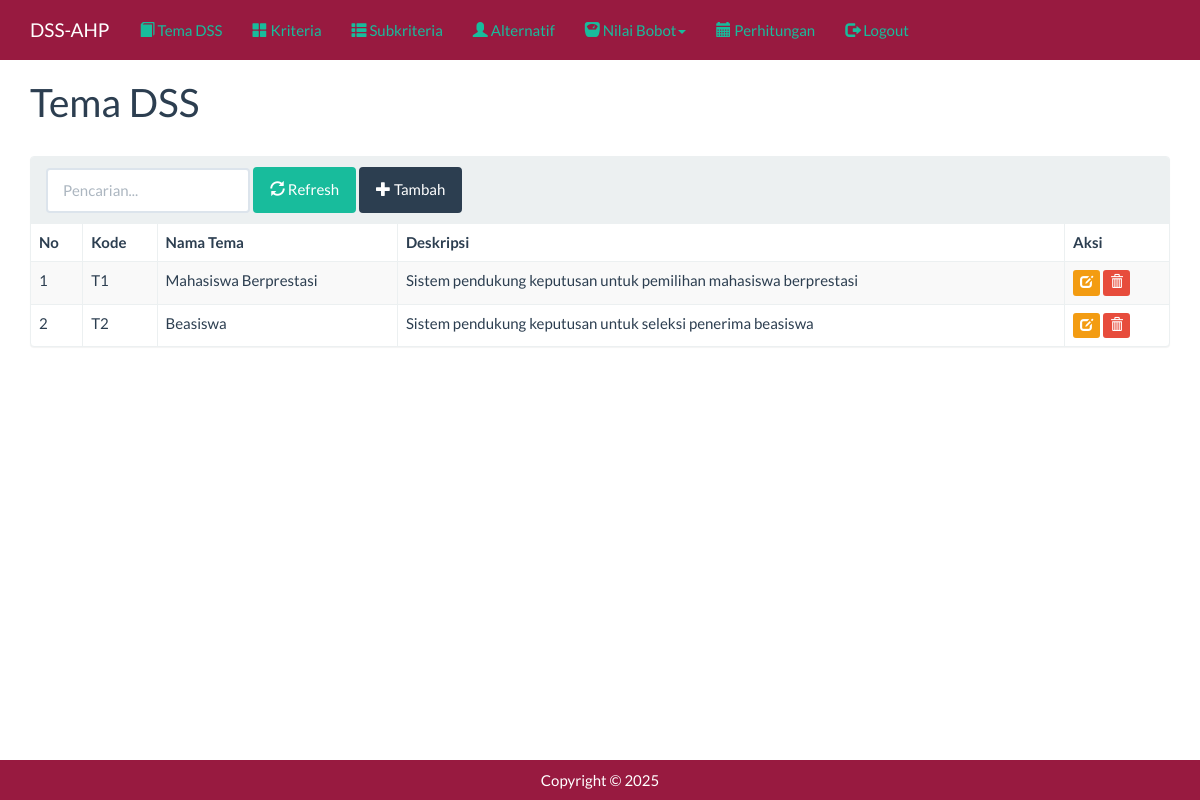
The app's page /index.php?m=tema (signed in) with its own data.
### tables this page shows
CREATE TABLE `tb_tema` (
  `kode_tema` varchar(16) NOT NULL,
  `nama_tema` varchar(255) NOT NULL,
  `deskripsi` text,
  PRIMARY KEY (`kode_tema`)
);

### config.php (called while the page is built, shortened)
<?php
$config["server"] = 'www.db4free.net';
$config["username"] = 'dss_ahp';
$config["password"] = 'tugasdss';
$config["database_name"] = 'dss_ahp';

### includes/db.php (called while the page is built, shortened)
<?php
class DB
{
    var $conn = null;
    public function __construct($host, $username, $passwd, $dbname)
    {
        global $config;
        $port = isset($config['port']) ? $config['port'] : 3306;
        $this->conn = mysqli_connect($host, $username, $passwd, $dbname, $port);
    }
    public function query($sql)
    {
        $query = mysqli_query($this->conn, $sql) or die('<pre>Error mysqli_query: ' . mysqli_error($this->conn) . '<br />' . $sql . '</pre>');
        return $query;
    }
    public function get_results($sql)
    {
        $query = $this->query($sql);
        $arr = array();
        while ($row = mysqli_fetch_object($query)) {
            $arr[] = $row;
        }
        return $arr;
    }
}

### functions.php (called while the page is built, shortened)
<?php
include 'config.php';
include 'includes/db.php';
$db = new DB($config['server'], $config['username'], $config['password'], $config['database_name']);
include 'includes/general.php';

### includes/general.php (called while the page is built, shortened)
<?php
function esc_field($str)
{
    return addslashes($str);
}

### tema.php (the view, shortened to what this page needs)
<?php
include_once('functions.php');
?>
<div class="page-header">
    <h1>Tema DSS</h1>
</div>
<div class="panel panel-default">
    <div class="panel-heading">
        <form class="form-inline">
            <div class="form-group">
                <input class="form-control" type="text" placeholder="Pencarian..." name="q" value="<?=$_GET[q]?>" />
            </div>
            <div class="form-group">
                <button class="btn btn-success"><span class="glyphicon glyphicon-refresh"></span> Refresh</button>
            </div>
            <div class="form-group">
                <a class="btn btn-primary" href="?m=tema_tambah"><span class="glyphicon glyphicon-plus"></span> Tambah</a>
            </div>
        </form>
    </div>
    <div class="table-responsive">
        <table class="table table-bordered table-hover table-striped">
        <thead>
            <tr class="nw">
                <th>No</th>
                <th>Kode</th>
                <th>Nama Tema</th>
                <th>Deskripsi</th>
                <th>Aksi</th>
            </tr>
        </thead>
        <?php
        $q = esc_field($_GET[q]);
        $rows = $db->get_results("SELECT * FROM tb_tema
            WHERE kode_tema LIKE '%$q%' OR nama_tema LIKE '%$q%' OR deskripsi LIKE '%$q%'
            ORDER BY kode_tema");
        $no=0;
        foreach($rows as $row):?>
        <tr>
            <td><?=++$no ?></td>
            <td><?=$row->kode_tema?></td>
            <td><?=$row->nama_tema?></td>
            <td><?=$row->deskripsi?></td>
            <td class="nw">
                <a class="btn btn-xs btn-warning" href="?m=tema_ubah&ID=<?=$row->kode_tema?>"><span class="glyphicon glyphicon-edit"></span></a>
                <a class="btn btn-xs btn-danger" href="aksi.php?act=tema_hapus&ID=<?=$row->kode_tema?>" onclick="return confirm('Hapus data?')"><span class="glyphicon glyphicon-trash"></span></a>
            </td>
        </tr>
        <?php endforeach;?>
        </table>
    </div>
</div>

### assets/css/general.css (style rules this page uses)
html { position: relative; min-height: 100%; }
body { margin-bottom: 70px; }
.page-header { margin-top: 0; padding-bottom: 0; }
.page-header h1 { margin-top: 0; }

### records on screen
tb_tema: kode_tema "T1", nama_tema "Mahasiswa Berprestasi", deskripsi "Sistem pendukung keputusan untuk pemilihan mahasiswa berprestasi"
tb_tema: kode_tema "T2", nama_tema "Beasiswa", deskripsi "Sistem pendukung keputusan untuk seleksi penerima beasiswa"
